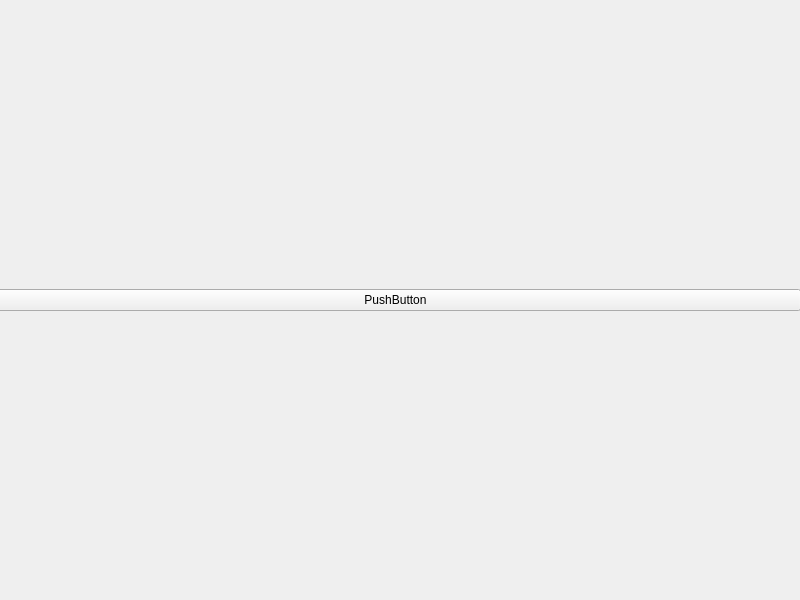
<?xml version="1.0" encoding="UTF-8"?>
<ui version="4.0">
 <class>Widget</class>
 <widget class="QWidget" name="Widget">
  <property name="geometry">
   <rect>
    <x>0</x>
    <y>0</y>
    <width>800</width>
    <height>600</height>
   </rect>
  </property>
  <property name="windowTitle">
   <string>Widget</string>
  </property>
  <widget class="QWidget" name="verticalLayoutWidget">
   <property name="geometry">
    <rect>
     <x>-10</x>
     <y>0</y>
     <width>811</width>
     <height>601</height>
    </rect>
   </property>
   <layout class="QVBoxLayout" name="verticalLayout">
    <item>
     <widget class="QPushButton" name="pushButton">
      <property name="text">
       <string>PushButton</string>
      </property>
     </widget>
    </item>
   </layout>
  </widget>
 </widget>
 <resources/>
 <connections/>
</ui>
